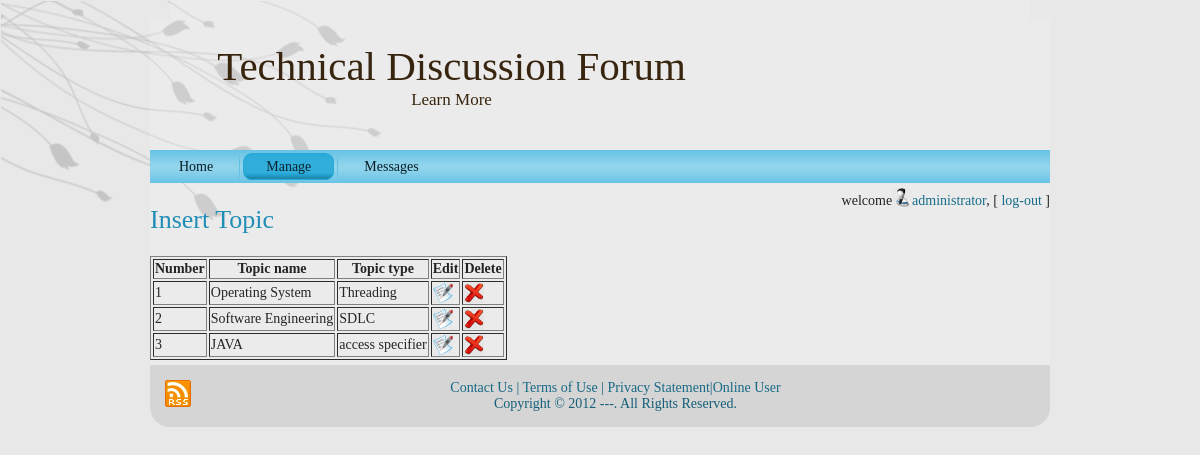
/admin/topic.php (signed in), run on the app's committed database.
### tables this page shows
CREATE TABLE `topic` (
  `topic_id` int(11) NOT NULL,
  `topic_name` varchar(50) NOT NULL,
  `topic_type` varchar(50) NOT NULL
);

### admin/utility.php (called while the page is built, shortened)
<?php
function ExecuteQuery($SQL)
{
    $con = new mysqli("localhost", "root", "", "tech_forum");
    $result = $con->query($SQL);
    return $result;
}
?>

### admin/topic.php (the view, shortened to what this page needs)
<?php session_start();
 require("utility.php");
?>
<?php require("header.php");
require("checkUser.php");
?>
<h2><a href="tinsert.php">Insert Topic</a></h2>
<?php
	$sql="SELECT * from topic";
	$rows=ExecuteQuery($sql);
	echo "<table border='1'>";
	echo "<strong><tr><th>Number</th><th>Topic name</th><th>Topic type</th><th>Edit</th><th >Delete</th></tr></strong>";
	while($name_row=mysqli_fetch_row($rows))
	{
		echo"<tr>";
		echo "<td>{$name_row[0]}</td><td >{$name_row[1]}</td><td>{$name_row[2]}</td><td ><a  href='tedit.php?id=".$name_row[0]."' ><img src='../res/images/edit.jpg'  class='imagedel' /></a></td><td><a href='tdelete.php?id=".$name_row[0]."'><img src='../res/images/delete.jpg'  class='imagedel'/></a></td>";
	}
	echo "</table>";
?>
<?php require("footer.php")?>

### res/style.css (style rules this page uses)
body { margin: 0 auto; padding: 0; background-color: #E8E8E8; }
a img { border: 0; }
body { font-family: Georgia, "Times New Roman", Times, Serif; font-size: 14px; color: #242424; }
a { font-family: Georgia, "Times New Roman", Times, Serif; text-decoration: none; color: #186C8B; }
a:link { font-family: Georgia, "Times New Roman", Times, Serif; text-decoration: none; color: #186C8B; }
h1, h2, h3, h4, h5, h6, h1 a, h2 a, h3 a, h4 a, h5 a, h6 a h1 a:hover, h2 a:hover, h3 a:hover, h4 a:hover, h5 a:hover, h6 a:hover h1 a:visited, h2 a:visited, h3 a:visited, h4 a:visited, h5 a:visited, h6 a:visited { font-weight: normal; font-style: normal; text-decoration: none; }
h2, h2 a, h2 a:link, h2 a:visited, h2 a:hover { font-family: Georgia, "Times New Roman", Times, Serif; font-size: 26px; color: #208EB6; }
.imagedel { height:20px; width:20px; vertical-align:text-top; vertical-align:text-bottom; }

### data on the page
topic: topic_id "1", topic_name "Operating System", topic_type "Threading"
topic: topic_id "2", topic_name "Software Engineering", topic_type "SDLC"
topic: topic_id "3", topic_name "JAVA", topic_type "access specifier"

### other printed values
$_SESSION["fn"] "administrator"
